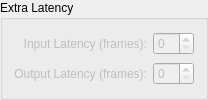
        <widget class="QGroupBox" name="group_driver_extra_latency">
         <property name="title">
          <string>Extra Latency</string>
         </property>
         <layout class="QGridLayout" name="gridLayout_2">
          <item row="0" column="0">
           <widget class="QLabel" name="obj_driver_input_latency_label">
            <property name="enabled">
             <bool>false</bool>
            </property>
            <property name="toolTip">
             <string>Extra input latency (frames)</string>
            </property>
            <property name="text">
             <string>Input Latency (frames):</string>
            </property>
            <property name="alignment">
             <set>Qt::AlignRight|Qt::AlignTrailing|Qt::AlignVCenter</set>
            </property>
           </widget>
          </item>
          <item row="0" column="1">
           <widget class="QSpinBox" name="obj_driver_input_latency">
            <property name="enabled">
             <bool>false</bool>
            </property>
            <property name="toolTip">
             <string>Extra input latency (frames)</string>
            </property>
           </widget>
          </item>
          <item row="1" column="0">
           <widget class="QLabel" name="obj_driver_output_latency_label">
            <property name="enabled">
             <bool>false</bool>
            </property>
            <property name="toolTip">
             <string>Extra output latency (frames)</string>
            </property>
            <property name="text">
             <string>Output Latency (frames):</string>
            </property>
            <property name="alignment">
             <set>Qt::AlignRight|Qt::AlignTrailing|Qt::AlignVCenter</set>
            </property>
           </widget>
          </item>
          <item row="1" column="1">
           <widget class="QSpinBox" name="obj_driver_output_latency">
            <property name="enabled">
             <bool>false</bool>
            </property>
            <property name="toolTip">
             <string>Extra output latency (frames)</string>
            </property>
           </widget>
          </item>
         </layout>
        </widget>
